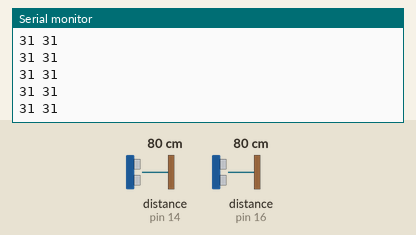
Simulated run of this sketch. Board: Arduino Uno, built with avr-gcc and run on an emulated ATmega328P. On the bench: the last lines printed to the serial monitor. Wiring (inferred from the names in the program): 2 × ultrasonic range finder: trigger pin 15, echo pin 14 / trigger pin 17, echo pin 16. Inputs (shaded band) come from the test bench; at power-on: distance to the obstacle (sensors on pin 14, pin 16) 80 cm. The echo pulse lasts 58.3 µs per cm.

Above: at 1.2 s.
1.3 s: distance to the obstacle (sensor on pin 14) set to 2 cm
At 2.0 s:
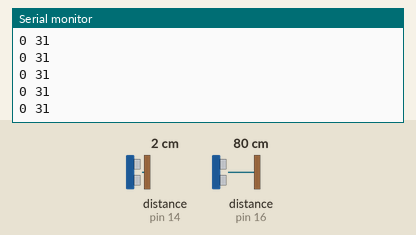
2.8 s: distance to the obstacle (sensor on pin 16) set to 2 cm
At 3.6 s:
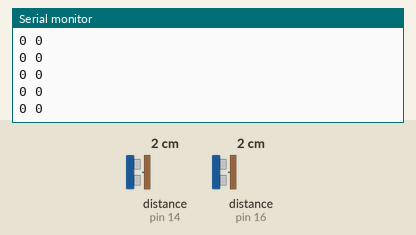
4.3 s: distance to the obstacle (sensor on pin 14) set to 4 cm
At 5.3 s:
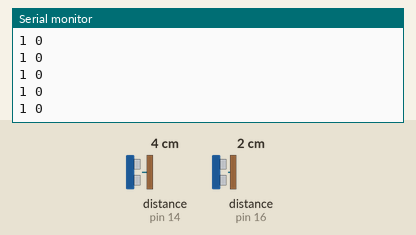
5.8 s: distance to the obstacle (sensor on pin 16) set to 4 cm
At 6.7 s:
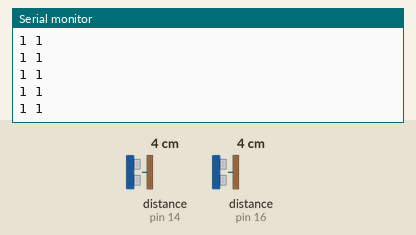
Timing chart, 0 to 8.3 s (numbered marks = the images above; inputs shaded):
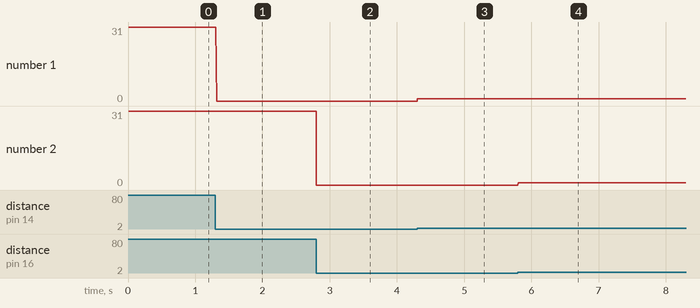

Measured:
- after the input at 1.3 s, the serial monitor: prints a new line at once (image 1)
- after the input at 2.8 s, the serial monitor: prints a new line at once (image 2)
- after the input at 4.3 s, the serial monitor: prints a new line at once (image 3)
- after the input at 5.8 s, the serial monitor: prints a new line at once (image 4)
- plotted number 1: 31 → 0 after the input at 1.3 s, 0 → 1 after the input at 4.3 s

The sketch:

mejorsensorcodigo.ino
```cpp
int trigPin = 15;    // Trigger
int echoPin = 14;    // Echo
long duration, cm, inches;

int trigPin2 = 17;    // Trigger
int echoPin2 = 16;    // Echo
long duration2, cm2, inches2;

void setup() {
  //Serial Port begin
  Serial.begin (115200);
  //Define inputs and outputs
  pinMode(trigPin, OUTPUT);
  pinMode(echoPin, INPUT);
  pinMode(trigPin2, OUTPUT);
  pinMode(echoPin2, INPUT);
}

void loop() {

  digitalWrite(trigPin, LOW);
  delayMicroseconds(5);
  digitalWrite(trigPin, HIGH);
  delayMicroseconds(10);
  digitalWrite(trigPin, LOW);


  pinMode(echoPin, INPUT);
  duration = pulseIn(echoPin, HIGH);

  // cm = (duration/2) / 29.1;
  inches = (duration/2) / 74;


  digitalWrite(trigPin2, LOW);
  delayMicroseconds(5);
  digitalWrite(trigPin2, HIGH);
  delayMicroseconds(10);
  digitalWrite(trigPin2, LOW);


  pinMode(echoPin2, INPUT);
  duration2 = pulseIn(echoPin2, HIGH);

  // cm2 = (duration2/2) / 29.1;
  inches2 = (duration2/2) / 74;


  Serial.print(inches);
  // Serial.print("in, ");
  // Serial.print(cm);
  // Serial.print("cm | ");

  Serial.print(" ");

  Serial.print(inches2);
  // Serial.print("in, ");
  // Serial.print(cm2);
  // Serial.print("cm");

  Serial.println();

  delay(5);
}
```
